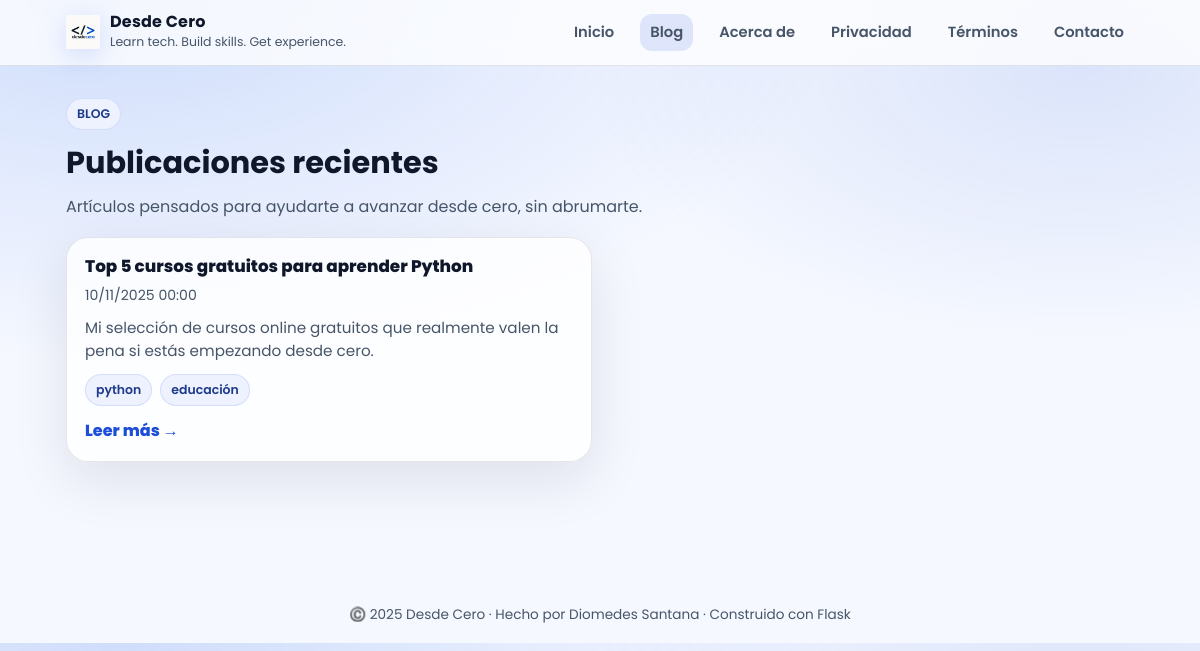
Before: /blog with the older database file.
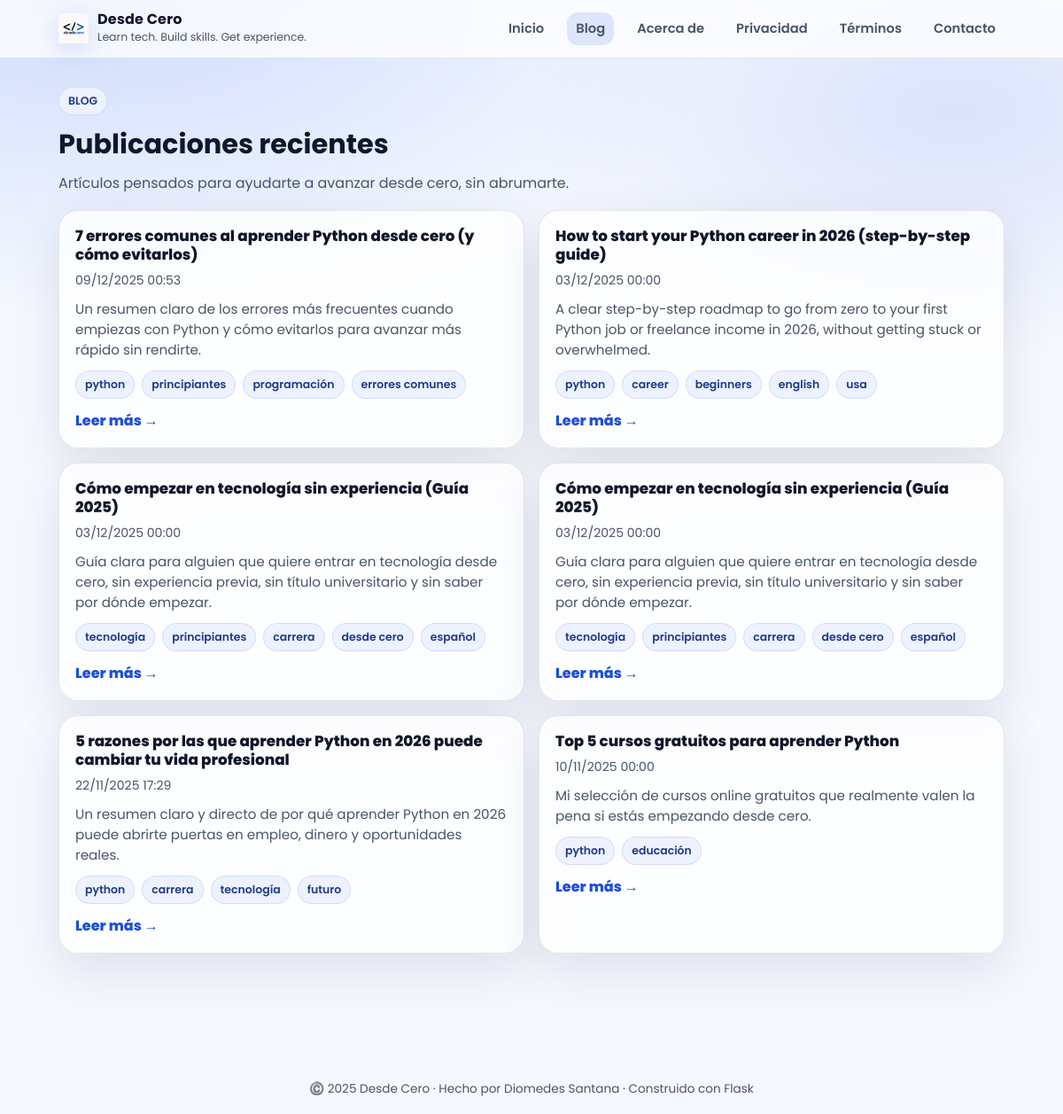
After: the same page with the newer database file.
### tables this page shows
CREATE TABLE posts (
            id      INTEGER PRIMARY KEY AUTOINCREMENT,
            title   TEXT NOT NULL,
            slug    TEXT NOT NULL UNIQUE,
            date    TEXT NOT NULL,      -- formato ISO 'YYYY-MM-DD HH:MM:SS'
            tags    TEXT,
            excerpt TEXT,
            content TEXT NOT NULL
        );

### main.py (the view)
@app.route("/blog")
def blog_list():
    posts = get_all_posts()
    return render_template("blog_list.html", posts=posts)

### main.py (called while the page is built)
def get_conn():
    conn = sqlite3.connect(DB_PATH)
    conn.row_factory = sqlite3.Row  # permite acceder por nombre de columna
    return conn

def get_all_posts():
    conn = get_conn()
    cur = conn.cursor()
    cur.execute("SELECT * FROM posts ORDER BY date DESC")
    rows = cur.fetchall()
    conn.close()
    return rows

@app.template_filter("fecha")
def formato_fecha(value):
    try:
        if isinstance(value, str):
            dt = datetime.strptime(value, "%Y-%m-%d %H:%M:%S")
        else:
            dt = value
        return dt.strftime("%d/%m/%Y %H:%M")
    except Exception:
        return value

@app.context_processor
def inject_globals():
    now = datetime.utcnow()
    return {
        "now": now,
        "current_year": now.year,
        "site_name": "Desde Cero",
    }

### templates/blog_list.html (shortened to what this page needs)
{% extends "base.html" %}
{% set active_page = 'blog' %}
{% block content %}
<div class="wrap">
  <div class="header">
    <div class="chip">BLOG</div>
    <h1 style="margin-top:10px;">Publicaciones recientes</h1>
    <p>Artículos pensados para ayudarte a avanzar desde cero, sin abrumarte.</p>
  </div>
  {% if posts %}
    <div class="grid">
      {% for post in posts %}
        <article class="card post-card">
          <h2>
            <a href="{{ url_for('post_detail', slug=post['slug']) }}">{{ post['title'] }}</a>
          </h2>
          <div class="meta">
            {{ post['date']|fecha }}
          </div>
          {% if post['excerpt'] %}
            <p class="excerpt">{{ post['excerpt'] }}</p>
          {% endif %}
          {% if post['tags'] %}
            <div class="chips">
              {% for tag in post['tags'].split(',') %}
                <span class="chip">{{ tag.strip() }}</span>
              {% endfor %}
            </div>
          {% endif %}
          <a class="read" href="{{ url_for('post_detail', slug=post['slug']) }}">Leer más →</a>
        </article>
      {% endfor %}
    </div>
  {% else %}
    <p style="color:var(--muted);">Todavía no hay publicaciones.</p>
  {% endif %}
</div>
{% endblock %}

Changed rows visible on the page:
added posts: title "7 errores comunes al aprender Python desde cero (y cómo evitarlos)", date|fecha "09/12/2025 00:53", excerpt "Un resumen claro de los errores más frecuentes cuando empiezas con Python y cómo evitarlos para avanzar más rápido sin rendirte.", strip "python" "principiantes" "programación" "errores comunes"
added posts: title "How to start your Python career in 2026 (step-by-step guide)", date|fecha "03/12/2025 00:00", excerpt "A clear step-by-step roadmap to go from zero to your first Python job or freelance income in 2026, without getting stuck or overwhelmed.", strip "python" "career" "beginners" "english" "usa"
added posts: title "Cómo empezar en tecnología sin experiencia (Guía 2025)", date|fecha "03/12/2025 00:00", excerpt "Guía clara para alguien que quiere entrar en tecnología desde cero, sin experiencia previa, sin título universitario y sin saber por dónde empezar.", strip "tecnología" "principiantes" "carrera" "desde cero" "español"
added posts: title "Cómo empezar en tecnología sin experiencia (Guía 2025)", date|fecha "03/12/2025 00:00", excerpt "Guía clara para alguien que quiere entrar en tecnología desde cero, sin experiencia previa, sin título universitario y sin saber por dónde empezar.", strip "tecnología" "principiantes" "carrera" "desde cero" "español"
added posts: title "5 razones por las que aprender Python en 2026 puede cambiar tu vida profesional", date|fecha "22/11/2025 17:29", excerpt "Un resumen claro y directo de por qué aprender Python en 2026 puede abrirte puertas en empleo, dinero y oportunidades reales.", strip "python" "carrera" "tecnología" "futuro"
